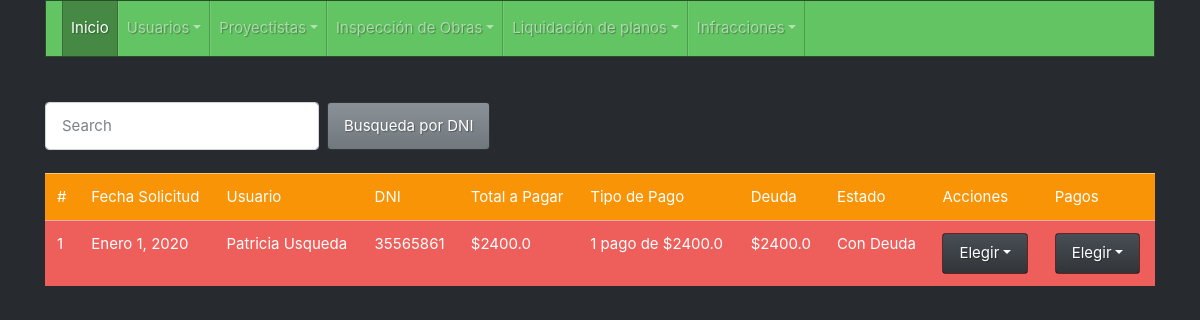
The page /plano/listar/ on the database its author committed.
### plano/models.py (models this page shows, shortened)
class Plano(models.Model):
    fecha = models.DateField()
    usuario = models.ForeignKey(Usuario, null=False, blank=False, on_delete=models.CASCADE)
    proyectista = models.ForeignKey(Proyectista, null=False, blank=False, on_delete=models.CASCADE)
    dir_obra = models.CharField(max_length=50)
    precio_metro = models.IntegerField()
    metros = models.IntegerField()
    total = models.FloatField(editable=False)
    cuota = models.IntegerField()
    deuda = models.FloatField(editable=False)
    pago = models.FloatField(default=0)
    fecha_pago = models.DateField(null=True, blank= True)
    pago2 = models.FloatField(default=0)
    fecha_pago2 = models.DateField(null=True, blank= True)
    pago3 = models.FloatField(default=0)
    fecha_pago3 = models.DateField(null=True, blank= True)
    pago4 = models.FloatField(default=0)
    fecha_pago4 = models.DateField(null=True, blank= True)
    valor_cuota = models.FloatField(editable=False)
    s_cuota1 = models.FloatField(editable=False)
    s_cuota2 = models.FloatField(editable=False)
    s_cuota3 = models.FloatField(editable=False)
    s_cuota4 = models.FloatField(editable=False)

### usuario/models.py (models this page shows, shortened)
class Usuario(models.Model):
    nombre = models.CharField(max_length=50)
    dni = models.CharField(max_length=8, unique=True)
    direccion = models.CharField(max_length=50, verbose_name='dirección')
    catastro = models.CharField(max_length=50)
    tel = models.CharField(max_length=10, null=True, blank=True)

### plano/views.py (the view)
# urls.py: path('listar/', views.plano_list.as_view(), name='plano_listar'),
class plano_list(ListView):
    model = Plano
    template_name = 'plano/plano_list.html'
    paginate_by = 7

### templates/plano/plano_list.html (shortened to what this page needs)
{% extends 'base/base.html' %}
{% block content %}
<br>
<br>
<form class="form-inline my-2 my-lg-0" type="get" method="POST" action="{%url 'plano_buscar'%}" >
    <input class="form-control mr-sm-2" type="text" placeholder="Search" name="buscalo" id="busca">
    <button class="btn btn-secondary my-2 my-sm-0" type="submit" href="" id="botonBus">Busqueda por DNI</button>
</form>
<br>
<table class="table table-hover">
    <thead>
    <tr class="table-warning" >
        <td scope="col">#</td>
        <td scope="col">Fecha Solicitud</td>
        <td scope="col">Usuario</td>
        <td scope="col">DNI</td>
        <td scope="col">Total a Pagar</td>
        <td scope="col">Tipo de Pago</td>
        <td scope="col">Deuda</td>
        <td scope="col">Estado</td>
        <td scope="col">Acciones</td>
        <td scope="col">Pagos</td>
    </tr>
    </thead>
    <tbody>
        {% if object_list%}
            {%for plano in object_list%}
                {% if plano.deuda == 0 %}
        <tr class="table-success">
                {% elif plano.deuda %}
            <tr class="table-danger">
                {% else %}
                <tr class="table-danger">
                    {% endif %}
                    <td>{{plano.id}}</td>
                    <td>{{plano.fecha}}</td>
                    <td>{{plano.usuario.nombre}}</td>
                    <td>{{plano.usuario.dni}}</td>
                    <td>${{plano.total}}</td>
                    {% if plano.cuota == 1 %}
                    <td>1 pago de ${{plano.total}}</td>
                    {% elif plano.cuota == 2 %}
                    <td>2 cuotas de ${{plano.valor_cuota}}</td>
                    {% elif plano.cuota == 3 %}
                    <td>3 cuotas de ${{plano.valor_cuota}}</td>
                    {% elif plano.cuota == 4 %}
                    <td>4 cuotas de ${{plano.valor_cuota}}</td>
                    {% endif %}
                    <td>${{plano.deuda}}</td>
                    {% if plano.deuda == 0 %}
                    <td>Deuda Saldada</td>
                    {% else %}
                    <td>Con Deuda</td>
                    {% endif %}
                    <td>
                        <ul class="nav nav-pills">
                          <li class="nav-item dropdown">
                            <a class="nav-link dropdown-toggle" data-toggle="dropdown" href="#" role="button" aria-haspopup="true" aria-expanded="false">Elegir</a>
                          </li>
                        </ul>
                    </td>
                    <td>
                        <ul class="nav nav-pills">
                          <li class="nav-item dropdown">
                            <a class="nav-link dropdown-toggle" data-toggle="dropdown" href="#" role="button" aria-haspopup="true" aria-expanded="false">Elegir</a>
                          </li>
                        </ul>
                    </td>
                </tr>
                {%endfor%} {% else %}
                <div class="alert alert-dismissible alert-success">
                    <button type="button" class="close" data-dismiss="alert">&times;</button>
                    <strong>Ups! </strong>tú busqueda no dio resultados, <a href="{%url 'plano_listar'%}" class="alert-link">intentalo de nuevo</a>.
                </div>
                {%endif%}
    </tbody>
</table>
{% endblock%}

### rows shown on the page
Plano: id "1", fecha "Enero 1, 2020", usuario.nombre "Patricia Usqueda", usuario.dni "35565861", total "2400.0", deuda "2400.0", shows "Con Deuda"
